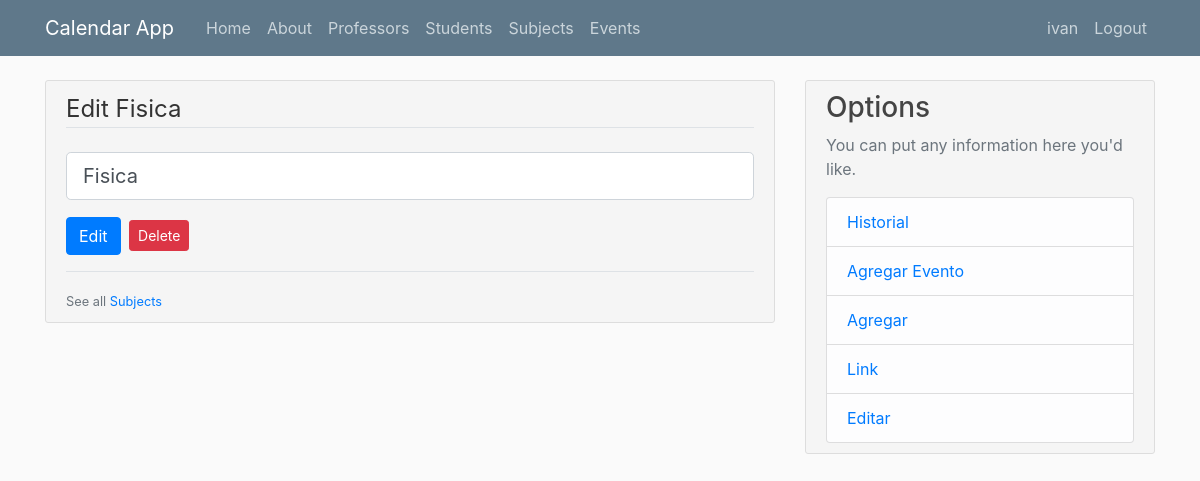
/edit_subject?Subject=1 (signed in), run on the app's committed database.
### flaskcalendar/models.py (models this page shows, shortened)
class User(db.Model, UserMixin):
    id = db.Column(db.Integer, primary_key=True)
    username = db.Column(db.String(20), unique=True, nullable=False)
    email = db.Column(db.String(120), unique=True, nullable=False)
    image_file = db.Column(db.String(20), nullable=False, default='default.jpg')
    password = db.Column(db.String(60), nullable=False)
    events = db.relationship('Event', backref='author', lazy=True, cascade="all, delete-orphan")
    professors = db.relationship('Professor', backref='author', lazy=True, cascade="all, delete-orphan")
    students = db.relationship('Student', backref='author', lazy=True, cascade="all, delete-orphan")
    subjects = db.relationship('Subject', backref='author', lazy=True, cascade="all, delete-orphan")
    history = db.relationship('History', backref='author', lazy=True, cascade="all, delete-orphan")

class Subject(db.Model):
    id = db.Column(db.Integer, primary_key=True)
    subject = db.Column(db.String(100), nullable=False)
    events = db.relationship('Event', backref='subject', lazy=True, cascade="all, delete-orphan")
    professors = db.relationship('ProfessorSubjects', backref='subject', lazy=True, cascade="all, delete-orphan")
    author_id =  db.Column(db.Integer, db.ForeignKey('user.id'), nullable=False)

### flaskcalendar/subjects/routes.py (the view)
@subjectsAPP.route("/edit_subject", methods=['GET','POST'])
@login_required
def edit_subject():
    form = AddSubjectForm()
    if form.validate_on_submit():
        subject_id = int(request.form.get("instance_id"))
        instance = Subject.query.filter_by(id=subject_id, author_id=current_user.id).first()
        if isAuthor(instance):
            instance.subject = form.subject.data
            addToHistory(instance,'edit')
            db.session.commit()
            flash(f"{instance.subject}' has been updated",'success')
            return redirect(url_for('subjects.subjects'))
    elif request.method == 'GET' and request.args.get('Subject'):
        subject_id = int(request.args.get('Subject'))
        instance = Subject.query.filter_by(id=subject_id, author_id=current_user.id).first()
        if isAuthor(instance):
            form.subject.data = instance.subject
            return render_template('subjects/edit_subject.html', form=form, instance=instance)
    return redirect(url_for('subjects/subjects.subjects'))

### flaskcalendar/subjects/forms.py (shortened to what this page needs)
class AddSubjectForm(FlaskForm):
    subject= StringField('Subject', validators=[DataRequired()], render_kw={"placeholder": "Subject"})
    submit = SubmitField('Add Subject')

### flaskcalendar/models.py (called while the page is built)
@login_manager.user_loader
def load_user(user_id):
    return User.query.get(int(user_id))

### flaskcalendar/users/utils.py (called while the page is built)
def isAuthor(instance,current_user=current_user):
    if instance and instance.author_id == current_user.id:
        return True
    else:
        return False

### flaskcalendar/templates/subjects/edit_subject.html (shortened to what this page needs)
{% extends "layout.html" %}
{% block content %}
<div class="content-section">
    <form method="POST" action="" >
        <fieldset class="form-group">
            <legend class='border-bottom mb-4'>Edit {{instance.subject }}</legend>
            {% for formField in form %}
                <div class='form-group'>
                    {% if formField.errors %}
                        {{formField(class="form-control form-control-lg is-invalid")}}
                        <div class="invalid-feedback">
                            {% for error in formField.errors %}
                                <span>{{ error }}</span>
                            {% endfor %}
                        </div>
                    {% elif formField.type == 'SubmitField' %}
                    {% else %}
                        {{ formField(class="form-control form-control-lg") }}
                    {% endif %}
                </div>
            {% endfor %}
            <button class="btn btn-primary" type="submit">Edit</button>
            <button type="button" class="btn btn-danger btn-sm m-1" data-toggle="modal" data-target="#deleteModal">Delete</button>
        </fieldset>
    </form>
    <div class='border-top pt-3'>
        <small class="text-muted">See all <a class="" href="{{ url_for('subjects.edit_subject') }}">{{ instance.__class__.__name__}}s</a></small>
    </div>
</div>
{% endblock content %}

### flaskcalendar/templates/layout.html (shortened to what this page needs)
<!DOCTYPE html>
<html>
<head>
    <link rel="stylesheet" href="{{url_for('static',filename='css/bootstrap.min.css')}}" >
    <link rel="stylesheet" href="{{url_for('static',filename='css/main.css')}}" >
</head>
<body>
    <header class="site-header">
      <nav class="navbar navbar-expand-md navbar-dark bg-steel fixed-top">
        <div class="container">
          <a class="navbar-brand mr-4" href="{{url_for('main.home')}}">Calendar App</a>
          <div class="collapse navbar-collapse" id="navbarToggle">
            <div class="navbar-nav mr-auto">
              <a class="nav-item nav-link" href="{{url_for('main.home')}}">Home</a>
              <a class="nav-item nav-link" href="{{url_for('main.about')}}">About</a>
              <a class="nav-item nav-link" href="{{url_for('professors.professors')}}">Professors</a>
              <a class="nav-item nav-link" href="{{url_for('students.students')}}">Students</a>
              <a class="nav-item nav-link" href="{{url_for('subjects.subjects')}}">Subjects</a>
              <a class="nav-item nav-link" href="{{url_for('events.events')}}">Events</a>
            </div>
            <div class="navbar-nav">
              {% if current_user.is_authenticated %}
                <a class="nav-item nav-link" href="{{url_for('users.account')}}">{{ current_user.username }}</a>
                <a class="nav-item nav-link" href="{{url_for('users.logout')}}">Logout</a>
              {% else %}
                <a class="nav-item nav-link" href="{{url_for('users.login')}}">Login</a>
                <a class="nav-item nav-link" href="{{url_for('users.register')}}">Register</a>
              {% endif %}
            </div>
          </div>
        </div>
      </nav>
    </header>
        <main role="main" class="container">
          <div class="row">
            <div class="col-md-8">
            {% block content %}
            {% endblock %}
            </div>
            <div class="col-md-4">
              <div class="content-section">
                <h3>Options</h3>
                <p class='text-muted'>You can put any information here you'd like.
                  <ul class="list-group">
                    <li class="list-group-item list-group-item-light"><a  href="{{ url_for('main.history') }}">Historial</a></li>
                    <li class="list-group-item list-group-item-light"><a href="{{ url_for('events.create_event') }}">Agregar Evento</a></li>
                    <li class="list-group-item list-group-item-light"><a href="{{ url_for('main.add') }}">Agregar</a></li>
                    <li class="list-group-item list-group-item-light"><a href="{{ url_for('main.link') }}">Link</a></li>
                    <li class="list-group-item list-group-item-light"><a href="{{url_for('main.edit') }}">Editar</a></li>
                  </ul>
              </div>
            </div>
          </div>
        </main>
</body>
</html>

### flaskcalendar/static/css/main.css (style rules this page uses)
body { background: #fafafa; color: #333333; margin-top: 5rem; }
h1, h2, h3, h4, h5, h6 { color: #444444; }
.bg-steel { background-color: #5f788a; }
.site-header .navbar-nav .nav-link { color: #cbd5db; }
.content-section { background-color: #f5f5f5; padding: 10px 20px; border: 1px solid #dddddd; border-radius: 3px; margin-bottom: 20px; }

### data on the page
User: username "ivan"
Subject: subject "Fisica", subject "Fisica"

### other printed values
{{ instance.__class__.__name__ }} "Subject"
